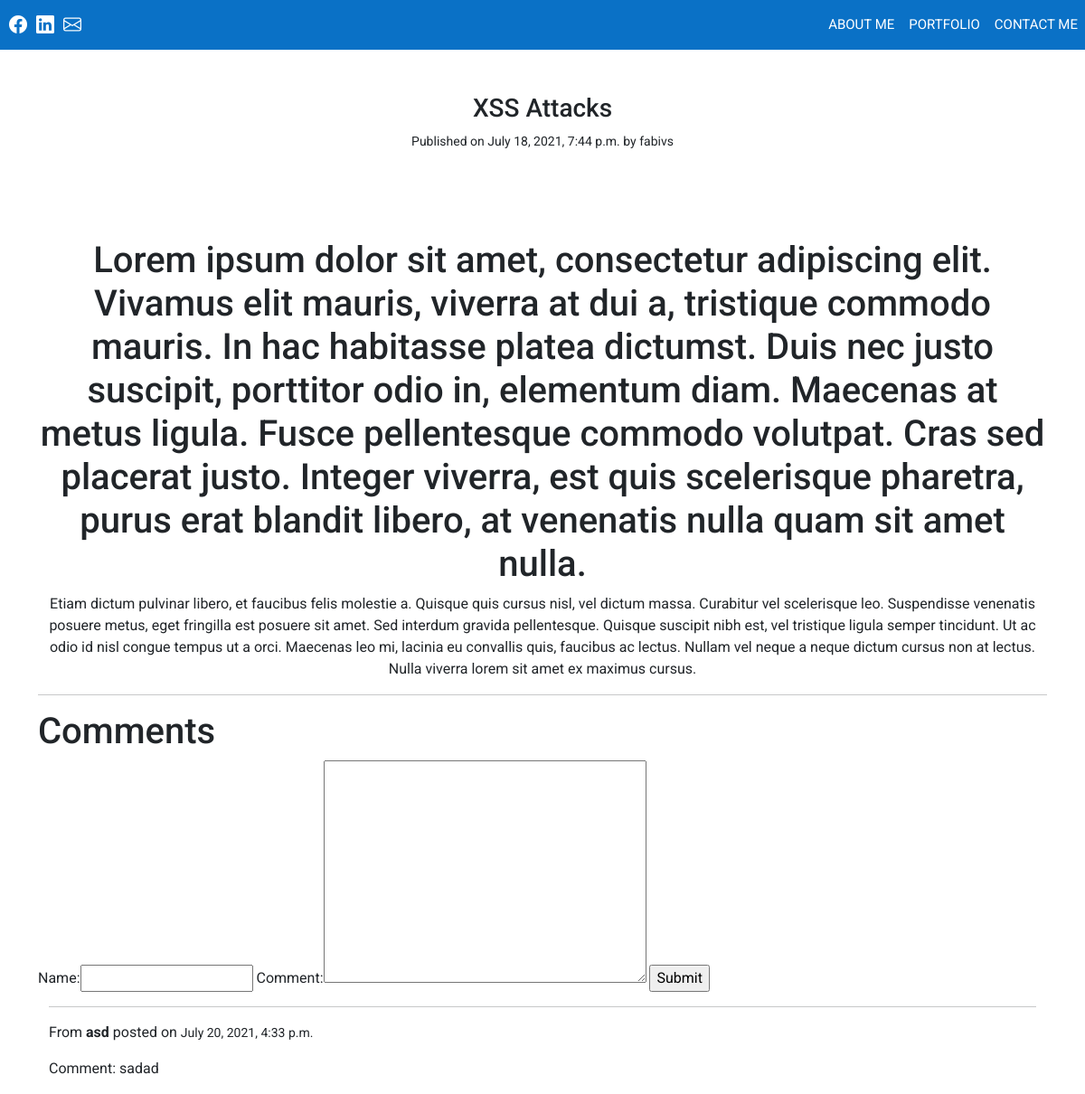
The page /article/70/ on the database its author committed.
### blog/models.py (models this page shows, shortened)
class Articles(models.Model):
    author = models.ForeignKey(
        'auth.User', on_delete=models.CASCADE)
    title = models.CharField(max_length=256)
    description = models.CharField(max_length=150, blank=True, null=True)
    image = models.ImageField(null=True, blank=True,
                              default='default-placeholder.png')
    body = RichTextUploadingField(blank=True)
    visible = models.BooleanField(default=True)
    created_date = models.DateTimeField(default=timezone.now)
    updated_date = models.DateTimeField(default=timezone.now)

class Comments(models.Model):
    article = models.ForeignKey(
        'blog.Articles', on_delete=models.CASCADE)
    name = models.CharField(max_length=50)
    comment = models.TextField()
    allowed = models.BooleanField(default=True)
    created_date = models.DateTimeField(default=timezone.now)

### blog/views.py (the view, shortened to what this page needs)
# urls.py: path('article/<int:pk>/', views.articleView, name='viewarticle'),
def articleView(request, pk):
    articles = Articles.objects.get(id=pk)
    article = get_object_or_404(Articles, id=pk)
    comment = Comments.objects.all()
    comment_count = Comments.objects.count()
    form = CommentForm()
    context = {'articles': articles,
               'form': form, 'comment': comment, 'comment_count': comment_count}
    return render(request, 'blog/article.html', context)

### blog/forms.py
class CommentForm(ModelForm):
    class Meta:
        model = Comments
        fields = ['name', 'comment']

### blog/templates/blog/article.html (shortened to what this page needs)
{% extends 'blog/blog_base.html' %}
{% load bootstrap %}
{% block content %}
<div class="container text-center mt-5 text-break">
  <h3>{{articles.title}}</h3>
  {% if not articles.likes %}
  <small>Published on {{articles.created_date}} by {{articles.author}}</small>
  {% else %}
  <small>Published on {{articles.created_date}} by {{articles.author}} - {{articles.likes}} like{{articles.likes|pluralize:"s"}}</small>
  {% endif %}
  <br>
  <br>
  {{articles.body|safe}}
</div>
<div class="container article--section--two">
  <hr>
  <h1>Comments</h1>
  <form class="" method="post">
    {{form|bootstrap}}
    <input type="submit" name="" value="Submit">
  </form>
  {% for comment in articles.comments_set.all %}
  <div class="container">
    <hr>
    <p class="">From <strong>{{comment.name}}</strong> posted on <small>{{comment.created_date}}</small></p>
    <p>Comment: {{comment.comment|safe}}</p>
  </div>
  {% endfor %}
</div>
{% endblock %}

### blog/templates/blog/blog_base.html (shortened to what this page needs)
<!DOCTYPE html>
{% load static %}
{% load bootstrap %}
<html lang="en" dir="ltr">
<head>
</head>
<link rel="stylesheet" href="{% static '/css/bootstrap.css' %}" />
<link rel="stylesheet" href="{% static '/css/custom.css' %}" />
<link rel="stylesheet" href="https://cdn.jsdelivr.net/npm/bootstrap-icons@1.5.0/font/bootstrap-icons.css">
<link href="https://unpkg.com/aos@2.3.1/dist/aos.css" rel="stylesheet">
{% include 'blog/navbar.html' %}
<body>
  {% block content %} {% endblock %}
</body>
</html>

### blog/templates/blog/navbar.html (shortened to what this page needs)
<nav class="navbar navbar-expand-lg  navbar--theme fabio--navbar  stroke" style="font-size: 20px; ">
  <ul class=" socials list-inline mb-0" style="display: inline-flex !important; align-items: center;">
    <a href="https://www.facebook.com/r.riven/" target="_blank"><i class="bi bi-facebook text-white"></i></a>
    <a href="#"><i class="bi bi-linkedin text-white"></i></a>
    <a href="mailto:fabivs9@gmail.com" target="_blank"><i class="bi bi-envelope text-white"></i></a>
  </ul>
  <div class="collapse navbar-collapse navbar--text" id="navbarNav">
    <ul class="navbar-nav ms-auto" style="display: inline-flex !important; align-items: center; font-size: 15px;">
      <li class="nav-item">
        <a class="nav-link active navbar--center" aria-current="page" href="{% url 'blog:bloglist' %}">ABOUT ME</a>
      </li>
      <li class="nav-item active">
        <a class="nav-link active" href="/#portfolio">PORTFOLIO</a>
      </li>
      <li class="nav-item">
        <a class="nav-link active" href="/#contact">CONTACT ME</a>
      </li>
    </ul>
  </div>
</nav>

### static/css/custom.css (style rules this page uses)
body { font-family: 'Roboto', sans-serif; }
nav.stroke ul li a { position: relative; }
nav.stroke ul li a:after { position: absolute; bottom: 0; left: 0; right: 0; margin: auto; width: 0%; content: '.'; color: transparent; background: #ffffff; height: 1px; }
.navbar--theme { background-color: #0a71c6; }
.nav-link { color: #ffff; }
.bi { margin-left: 10px; }
:root { --color-gray-light-1: #f8f8f8; --color-gray-light-2: #e9e9e9; --color-gray-light-3: #dedede; --color-gray-dark-1: #545454; --color-gray-dark-2: #737373; --color-gray-dark-3: #9a9a9a; --color-blue-dark-1: #00387f; --color-tiffany: #00a6a6; --profile-theme: #4682bf; --timeline-circle-theme: #14253e; --pgbar-length: 100%; --MATH-PI: 3.1415px; --percent: 100; }

### rows shown on the page
Articles: title "XSS Attacks", created_date "July 18, 2021, 7:44 p.m.", author "fabivs", body "Lorem ipsum dolor sit amet, consectetur adipiscing elit. Vivamus elit mauris, viverra at dui a, tristique commodo mauris. In hac habitasse platea dictumst. Duis nec justo suscipit, porttitor odio in, elementum diam. Maecenas at metus ligula. Fusce pellentesque commodo volutpat. Cras sed placerat justo. Integer viverra, est quis scelerisque pharetra, purus erat blandit libero, at venenatis nulla quam sit amet nulla. Etiam dictum pulvinar libero, et faucibus felis molestie a. Quisque quis cursus nisl, vel dictum massa. Curabitur vel scelerisque leo. Suspendisse venenatis posuere metus, eget fringilla est posuere sit amet. Sed interdum gravida pellentesque. Quisque suscipit nibh est, vel…"
Comments: name "asd", created_date "July 20, 2021, 4:33 p.m.", comment "sadad"
